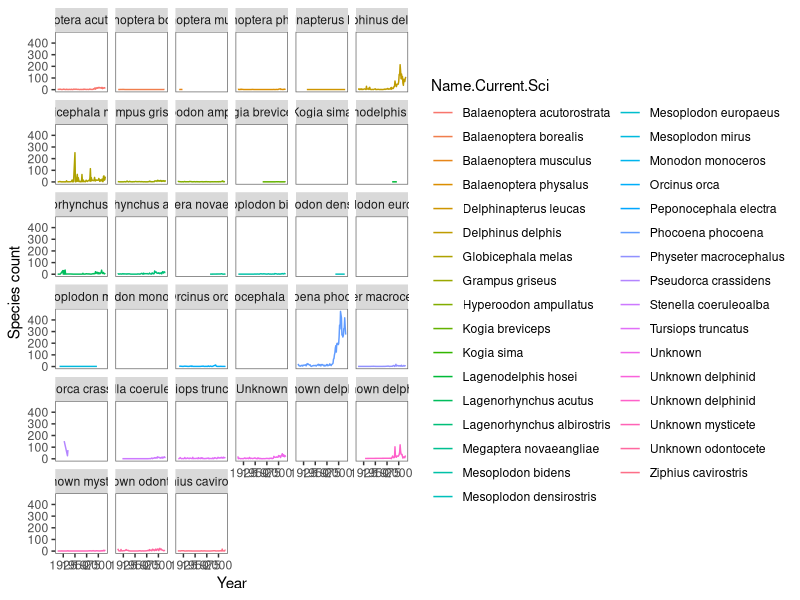
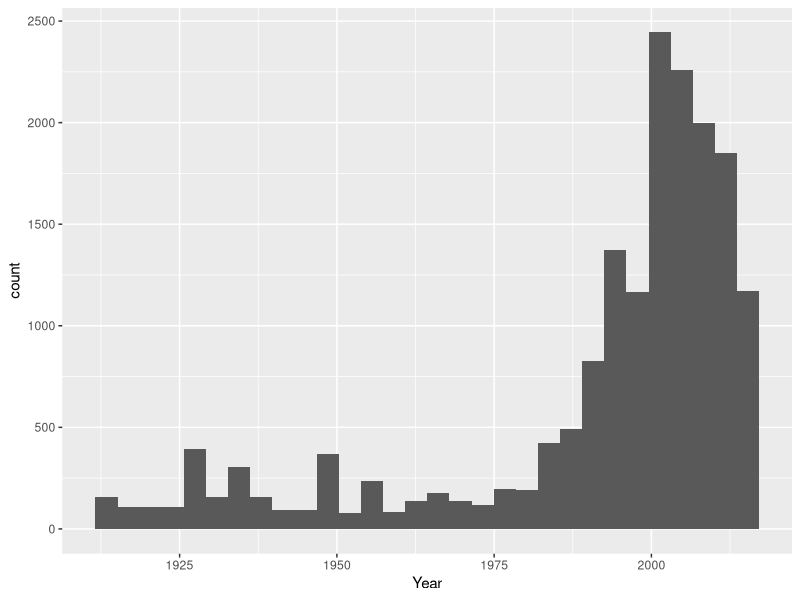
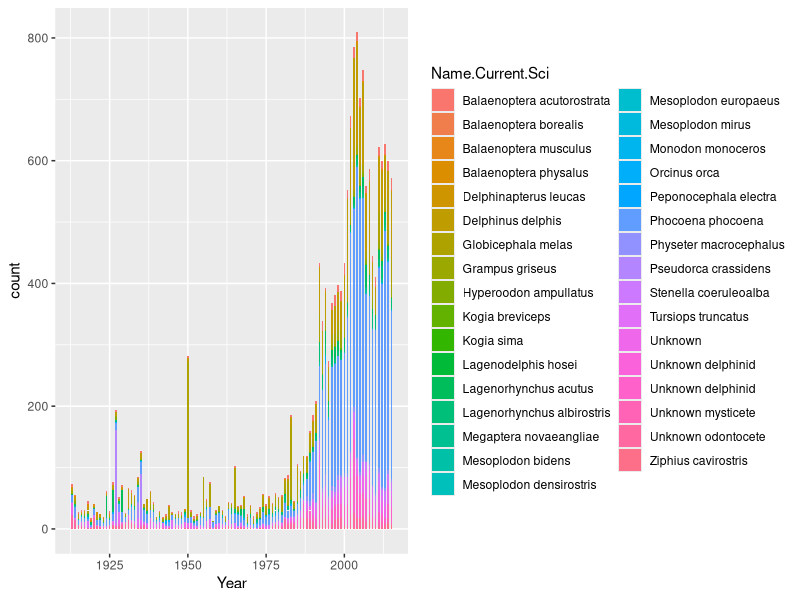
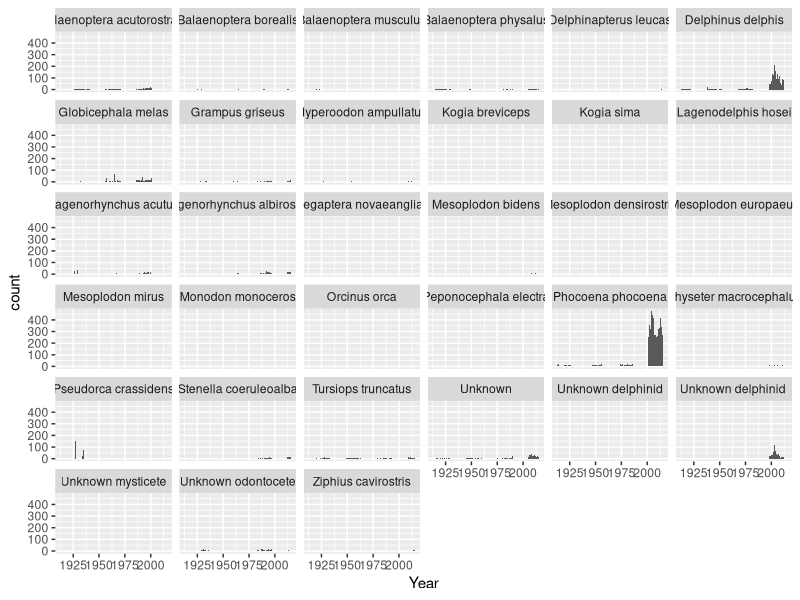
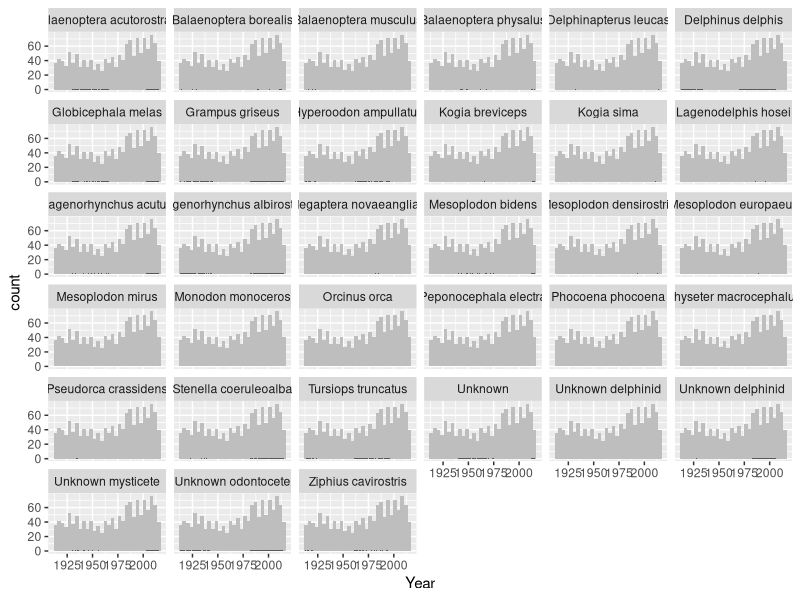
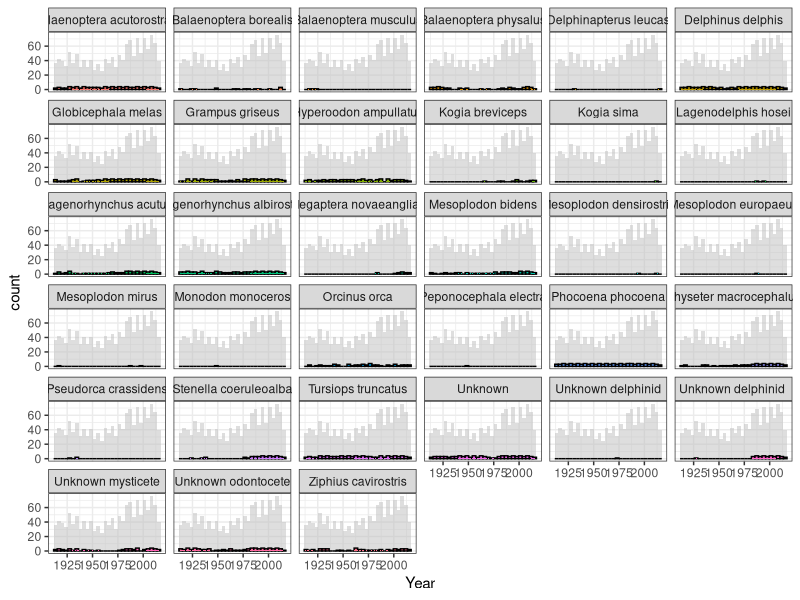

The R script that drew these images, in order: (Note: this script raises an error after producing the figures.)

#This code is looking at some species plots - still messy 
#Splitting data into years and species and then attempting to look at mysticetes seperately 
#Messy variable names - need to clean 

install.packages("reshape")
library(dplyr)
library(tidyverse)
library(ggplot2)
library(reshape) 


data <- read.csv("cleaned-data/cleandatesnames.csv")
names(data)

#Getting rid of the extra X1 column - not sure where this comes from 
cleaneddata <- select(data, Name.Current.Sci, Name.Common, Latitude, Longitude, County, Year, Date) 
levels(cleaneddata$Name.Current.Sci)

write.csv(cleaneddata, file = "cleaneddata.csv")

#Having a look at how many of each species 
select(cleaneddata, Name.Current.Sci)
#'Species' just looking at Name.Current.Sci
species <- count(cleaneddata, Name.Current.Sci)
#'Speciesyearcount' cleaned data: a count of current scientific name and year 
speciesyearcount <- count(cleaneddata, Name.Current.Sci, Year)
species_lat <- count(cleaneddata, Name.Current.Sci, Latitude)


View(species)
#This is just species and the year - no counting or sorting 
speciesyear <- select(cleaneddata, Year, Name.Current.Sci)


#Geom_line of all species for every year 
ggplot(data = speciesyearcount, aes(x = Year, y = n, colour= Name.Current.Sci))+
  theme(panel.background = element_blank(), panel.border = element_rect(colour = "grey40", fill = NA)) +
  labs(x = "Year", y = "Species count") +
  geom_line() +
  scale_fill_manual(values=c("deeppink", "steelblue"), guide=FALSE) + 
  facet_wrap(~ Name.Current.Sci)


#Plot of all species - ugly histogram 
library(ggplot2)
ggplot(speciesyear, aes(x = Year)) +
  geom_histogram()

#Seperate species 
ggplot(speciesyear, aes(x = Year, fill = Name.Current.Sci)) +
  geom_histogram(binwidth = 0.5)

#All species histograms seperated with better bin widths 
ggplot(speciesyear, aes(x = Year)) +
  geom_histogram(binwidth = 0.5) +
  facet_wrap(~ Name.Current.Sci)

View(speciesyear)


#Looking at species by year - a count of each species per year
speciesbyyear <- aggregate(n ~ Name.Current.Sci, speciesyearcount, sum)
View(speciesbyyear)
#Arranging species by year by count 
speciesbyyear <- speciesyearcount %>%
  group_by(n, Year, Name.Current.Sci) %>%
  arrange(Year)


#Can't get this to work
#Showing each species with the full dataset in the background 
#Need to change the - 5 
d <- speciesbyyear      
d_bg <- d[, -1] 

ggplot(d, aes(x = Year)) +
  geom_histogram(data = d_bg, fill = "grey") +
  geom_histogram(binwidth = 0.5) +
  facet_wrap(~ Name.Current.Sci) 

#....
#Changing the aesthetics 
ggplot(d, aes(x = Year, fill = Name.Current.Sci)) +
  geom_histogram(data = d_bg, fill = "grey", alpha = .5) +
  geom_histogram(colour = "black") +
  geom_histogram(binwidth = 0.5) +
  facet_wrap(~ Name.Current.Sci) +
  guides(fill = FALSE) +  # to remove the legend
  theme_bw()              # for clean look overall



#Not sure why this isn't working...trying to plot all species with the total in the background 
a <- speciesyearcount         
a_bg <- a[, -5] 

ggplot(a, aes(x = Year, y = n, colour = Name.Current.Sci)) +
  geom_point(data = a_bg, colour = "grey", alpha = .2) +
  geom_point() + 
  facet_wrap(~ Species) +
  guides(colour = FALSE) +
  theme_bw()


#Plotting just two species together with seperate colours for both
#Need to change the scale on the X axis 

ggplot(sortedodonts, aes(x = Year, y = n, color = Name.Current.Sci)) +
  geom_point(data = , colour = "grey") +
  labs(x = "Year", y = "Count") +
  geom_point() +
  theme(panel.background = element_blank(), panel.border = element_rect(colour = "grey40", fill = NA))


#Splitting out baleen whales - must be a better way to use filter....
bphysalus <- filter(speciesyear, Name.Current.Sci ==  "balaenoptera physalus") 
bactorostrata <- filter(speciesyear, Name.Current.Sci ==  "balaenoptera acutorostrata") 
bborealis <- filter(speciesyear, Name.Current.Sci ==  "balaenoptera borealis")
bmusculus <- filter(speciesyear, Name.Current.Sci ==  "balaenoptera musculus") 
unmysticete <- filter(speciesyear, Name.Current.Sci ==  "unknown mysticete") 
unbalaenopterid <- filter(speciesyear, Name.Current.Sci ==  "unknown balaenoptera") 
mysticete <- filter(speciesyear, Name.Current.Sci == "un. mystitcete")
mnovaeangliae <- filter(speciesyear, Name.Current.Sci == "megaptera novaeangliae") 



combinedmysticetes <- rbind(bphysalus, bactorostrata, bborealis, bmusculus, unmysticete, unbalaenopterid, mysticete, mnovaeangliae) 
#Putting year in ascending order 
sortedmysticetes <- arrange(combinedmysticetes,(Year))
#counting up each year - total mysts, not species specific 
sortmystcount <- count(sortedmysticetes, Year)
#Saving mysticete data to a file - this is each species occurance per year 
write.csv(sortedmysticetes, file = "mysticetes_by_year.csv")

#Selecting out odontocetes (did speciesyear (all species) - mysticetes data)
odontocetes <- speciesyear[ !(speciesyear$Name.Current.Sci %in% sortedmysticetes$Name.Current.Sci), ]
View(odontocetes)

#Ordering and combining species by year - to arrange in descending order put "desc" before the year 
sortedodonts <- arrange(odontocetes,(Year))
#Counting up each year 
sortodontscount <- count(odontocetes, Year)


#Plotting the mysticetes - really ugly 
ggplot(sortmystcount, aes(x = Year, y = n)) +
  geom_point(data = , colour = "grey") +
  labs(x = "Year", y = "Count") +
  geom_line()
  theme(panel.background = element_blank(), panel.border = element_rect(colour = "grey40", fill = NA))


#All strandings plot 
  ggplot(speciesyear, aes(x = Year)) +
    stat_count(width = 0.5)
  
#Total strandings per year 
strandings_year <- count(cleaneddata, Year)
  
  
  
#Mysticete plots - why does stat count work?
ggplot(sortedmysticetes, aes(x = Year)) +
  stat_count(width = 0.5) +
  facet_wrap(~ Name.Current.Sci)


#Odontocetes plot 
ggplot(sortedodonts, aes(x = Year)) +
  stat_count(width = 0.5) +
  facet_wrap(~ Name.Current.Sci)

library(ggplot2)


#Plotting all mysticetes, odontocetes and all strandings 
ggplot(speciesyear, aes(x = Year, binwidth = 0.5)) +
  geom_histogram(data = speciesyear, fill = "black", binwidth = 0.5) +
  geom_histogram(data = sortedodonts, fill = "white", alpha = 0.5, binwidth = 0.5) + 
  geom_histogram(data = sortedmysticetes, fill = "red", binwidth = 0.5, alpha = 1) 

colors()
#Don't think this worked 
bind_cols(sortodontscount, sortmystcount) 

write.csv(mysticetes, file = "Mysticetes.csv")
